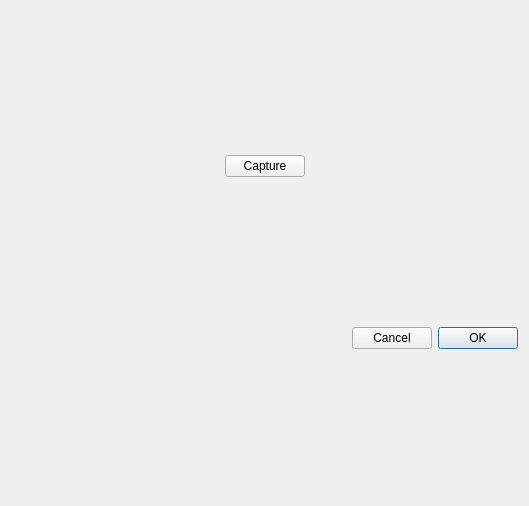
<?xml version="1.0" encoding="UTF-8"?>
<ui version="4.0">
 <class>Dialog</class>
 <widget class="QDialog" name="Dialog">
  <property name="geometry">
   <rect>
    <x>0</x>
    <y>0</y>
    <width>529</width>
    <height>506</height>
   </rect>
  </property>
  <property name="windowTitle">
   <string>Webcam Importer</string>
  </property>
  <layout class="QGridLayout" name="gridLayout">
   <item row="0" column="0">
    <layout class="QVBoxLayout" name="image"/>
   </item>
   <item row="1" column="0">
    <layout class="QHBoxLayout" name="horizontalLayout_2">
     <item>
      <spacer name="horizontalSpacer_2">
       <property name="orientation">
        <enum>Qt::Horizontal</enum>
       </property>
       <property name="sizeHint" stdset="0">
        <size>
         <width>40</width>
         <height>20</height>
        </size>
       </property>
      </spacer>
     </item>
     <item>
      <widget class="QPushButton" name="capture">
       <property name="text">
        <string>Capture</string>
       </property>
       <property name="checkable">
        <bool>false</bool>
       </property>
       <property name="default">
        <bool>false</bool>
       </property>
      </widget>
     </item>
     <item>
      <spacer name="horizontalSpacer_3">
       <property name="orientation">
        <enum>Qt::Horizontal</enum>
       </property>
       <property name="sizeHint" stdset="0">
        <size>
         <width>40</width>
         <height>20</height>
        </size>
       </property>
      </spacer>
     </item>
    </layout>
   </item>
   <item row="2" column="0">
    <layout class="QHBoxLayout" name="horizontalLayout">
     <item>
      <spacer name="horizontalSpacer">
       <property name="orientation">
        <enum>Qt::Horizontal</enum>
       </property>
       <property name="sizeHint" stdset="0">
        <size>
         <width>40</width>
         <height>20</height>
        </size>
       </property>
      </spacer>
     </item>
     <item>
      <widget class="QPushButton" name="cancel">
       <property name="text">
        <string>Cancel</string>
       </property>
      </widget>
     </item>
     <item>
      <widget class="QPushButton" name="ok">
       <property name="text">
        <string>OK</string>
       </property>
       <property name="checkable">
        <bool>false</bool>
       </property>
       <property name="default">
        <bool>true</bool>
       </property>
      </widget>
     </item>
    </layout>
   </item>
  </layout>
 </widget>
 <resources/>
 <connections/>
</ui>
